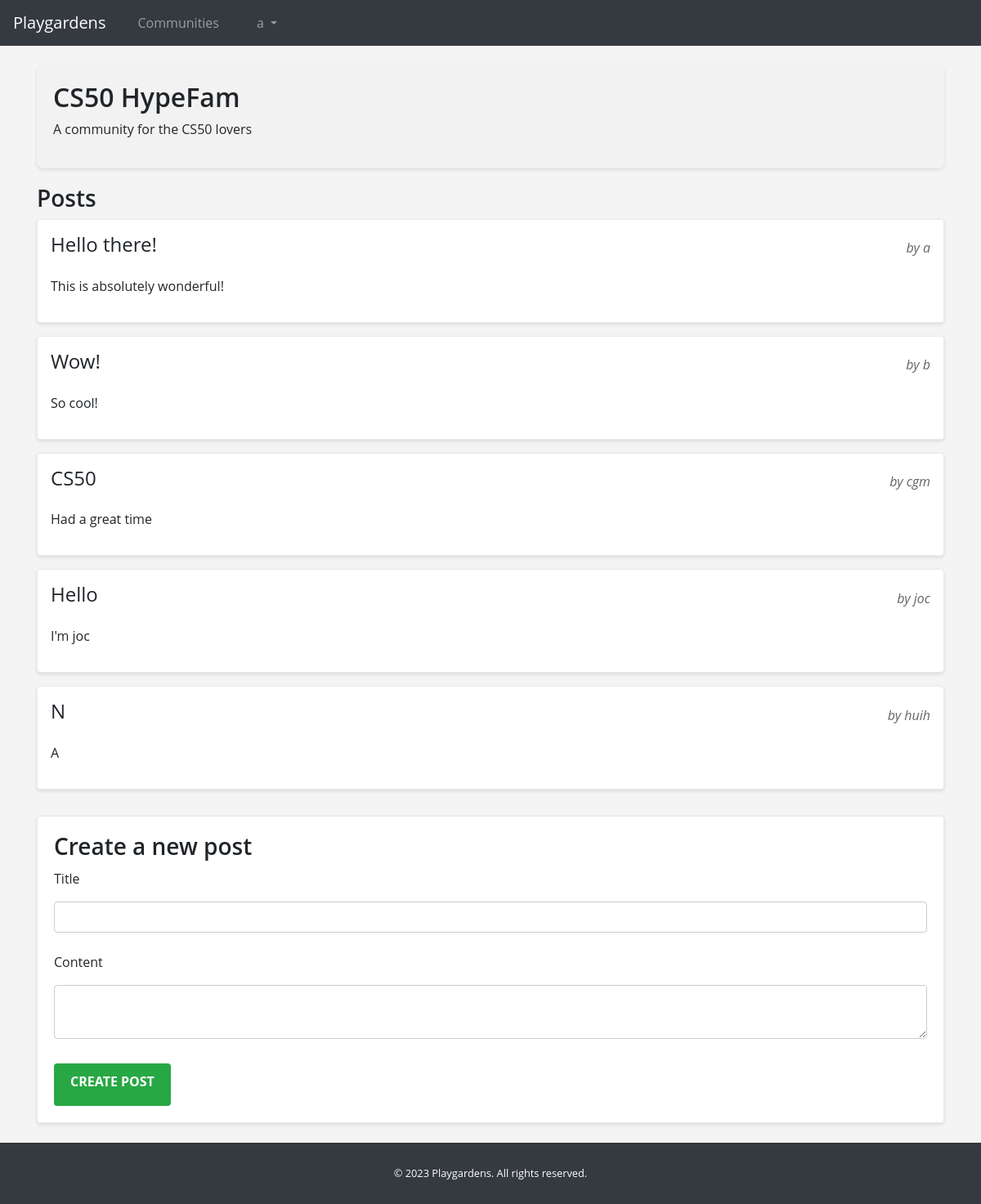
The app's page /community/1 (signed in) with its own data.
### models.py (models this page shows, shortened)
class User(db.Model):
    id = db.Column(db.Integer, primary_key=True)
    username = db.Column(db.String(80), unique=True, nullable=False)
    email = db.Column(db.String(120), unique=True, nullable=False)
    password_hash = db.Column(db.String(128))
    bio = db.Column(db.Text(), nullable=True)
    location = db.Column(db.String(100), nullable=True)

class Community(db.Model):
    id = db.Column(db.Integer, primary_key=True)
    name = db.Column(db.String(100), nullable=False, unique=True)
    description = db.Column(db.Text, nullable=False)
    posts = db.relationship('Post', backref='community', lazy=True)
    members = db.relationship('User', secondary=membership_table, backref='communities')

class Post(db.Model):
    id = db.Column(db.Integer, primary_key=True)
    title = db.Column(db.String(100), nullable=False)
    content = db.Column(db.Text, nullable=False)
    community_id = db.Column(db.Integer, db.ForeignKey('community.id'), nullable=False)
    author_id = db.Column(db.Integer, db.ForeignKey('user.id'), nullable=False)
    author = db.relationship('User', backref='posts')

### app.py (the view)
@app.route('/community/<int:community_id>')
def community(community_id):
    community = Community.query.get_or_404(community_id)
    posts = Post.query.filter_by(community_id=community.id).all()
    post_form = PostForm()
    join_form = JoinForm()  # Make sure you have imported this form at the top
    user_is_member = False
    if 'user_id' in session:
        user = User.query.get(session['user_id'])
        user_is_member = user in community.members  # This checks if the user object is in the members list
    return render_template('community.html', community=community, posts=posts, post_form=post_form, join_form=join_form, user_is_member=user_is_member)

### forms.py
class PostForm(FlaskForm):
    title = StringField('Title', validators=[DataRequired()])
    content = TextAreaField('Content', validators=[DataRequired()])
    submit = SubmitField('Create Post')

class JoinForm(FlaskForm):
    pass

### app.py (called while the page is built)
@app.before_request
def load_user():
    user_id = session.get('user_id')
    if user_id is not None:
        g.user = User.query.get(user_id)
    else:
        g.user = None

### templates/community.html (shortened to what this page needs)
{% extends "base.html" %}
{% block content %}
<div class="community-header">
    <h2>{{ community.name }}</h2>
    <p>{{ community.description }}</p>
</div>
<section class="posts-section">
    <h3>Posts</h3>
    {% for post in community.posts %}
    <div class="post-card">
        <div class="post-header">
            <h4>{{ post.title }}</h4>
            <span class="post-author">by {{ post.author.username }}</span>
        </div>
        <p>{{ post.content }}</p>
    </div>
    {% endfor %}
</section>
{% if session.user_id and user_is_member %}
<section class="create-post-section">
    <h3>Create a new post</h3>
    <form method="POST" action="{{ url_for('create_post', community_id=community.id) }}" class="create-post-form">
        <div class="form-group">
            {{ post_form.title.label }}
            {{ post_form.title(class_='form-control') }}
        </div>
        <div class="form-group">
            {{ post_form.content.label }}
            {{ post_form.content(class_='form-control') }}
        </div>
        <button type="submit" class="btn btn-success">{{ post_form.submit.label }}</button>
    </form>
</section>
{% endif %}
{% endblock %}

### templates/base.html (shortened to what this page needs)
<!DOCTYPE html>
<html lang="en">
<head>
    <link rel="stylesheet" href="https://stackpath.bootstrapcdn.com/bootstrap/4.3.1/css/bootstrap.min.css">
    <link rel="stylesheet" href="{{ url_for('static', filename='css/style.css') }}">
</head>
<body>
    <nav class="navbar navbar-expand-lg navbar-dark bg-dark">
        <a class="navbar-brand" href="{{ url_for('home') }}">Playgardens</a>
        <div class="collapse navbar-collapse" id="navbarNav">
            <ul class="navbar-nav">
                <li class="nav-item">
                    <a class="nav-link" href="{{ url_for('communities') }}">Communities</a>
                </li>
                {% if session.user_id %}
                <li class="nav-item dropdown">
                  <a class="nav-link dropdown-toggle" href="#" id="navbarDropdown" role="button" data-toggle="dropdown">
                    {{ g.user.username if g.user else 'Profile' }}
                  </a>
                </li>
              {% endif %}
            </ul>
        </div>
    </nav>
    <div class="container mt-4">
        {% block content %}
        {% endblock %}
    </div>
    <footer class="footer bg-dark text-white mt-4">
        <div class="container text-center">
            <p class="my-2">© 2023 Playgardens. All rights reserved.</p>
        </div>
    </footer>
</body>
</html>

### static/css/style.css (style rules this page uses)
body { font-family: Arial, sans-serif; margin: 0; padding: 0; background-color: #f4f4f4; }
nav ul { list-style: none; padding: 0; }
nav ul li { display: inline; margin: 0 10px; }
nav ul li a { color: white; text-decoration: none; }
footer { text-align: center; padding: 20px 0; background-color: #333; color: white; }
form { margin-top: 10px; }
nav ul { display: flex; justify-content: center; padding: 0; }
nav ul li { margin: 0 15px; }
nav ul li a { color: white; text-decoration: none; transition: color 0.3s; }
input[type="text"], input[type="email"], input[type="password"] { width: 100%; padding: 8px; margin: 8px 0; display: inline-block; border: 1px solid #ccc; border-radius: 4px; box-sizing: border-box; }
body { font-family: 'Open Sans', sans-serif; }
h1, h2, h3 { font-weight: 600; }
nav { position: sticky; top: 0; z-index: 10; background-color: #333; }
footer { background-color: #222; color: #ddd; padding: 20px; font-size: 0.8em; }
.community-header { background-color: #f2f2f2; padding: 20px; border-radius: 8px; margin-bottom: 20px; box-shadow: 0 2px 4px rgba(0,0,0,0.1); }
.posts-section { margin-bottom: 2rem; }
.post-card { background: #ffffff; border: 1px solid #eaeaea; padding: 1rem; margin-bottom: 1rem; border-radius: 4px; box-shadow: 0 2px 4px rgba(0,0,0,0.1); }
.post-header { display: flex; justify-content: space-between; align-items: center; margin-bottom: 1rem; }
.post-author { font-style: italic; color: #666; }
.create-post-section { padding: 20px; background: #fff; border: 1px solid #eaeaea; border-radius: 4px; box-shadow: 0 2px 4px rgba(0,0,0,0.1); margin-bottom: 20px; }
.create-post-form .form-group { margin-bottom: 1rem; }
.btn-primary, .btn-success, input[type="submit"] { background-color: #4CAF50; color: white; padding: 10px 20px; border: none; border-radius: 4px; cursor: pointer; text-transform: uppercase; font-weight: bold; transition: background-color 0.3s ease; }
.form-control { display: block; width: 100%; padding: 8px; margin: 8px 0; display: inline-block; border: 1px solid #ccc; border-radius: 4px; box-sizing: border-box; }
.btn-success { background-color: #28a745; border-color: #28a745; }

### records on screen
User: user "a"
Community: name "CS50 HypeFam", description "A community for the CS50 lovers"
Post: title "Hello there!", author.username "a", content "This is absolutely wonderful!"
Post: title "Wow!", author.username "b", content "So cool!"
Post: title "CS50", author.username "cgm", content "Had a great time"
Post: title "Hello", author.username "joc", content "I'm joc"
Post: title "N", author.username "huih", content "A"

### other values on screen
{{ post_form.title.label }} "Title"
{{ post_form.content.label }} "Content"
{{ post_form.submit.label }} "CREATE POST"
